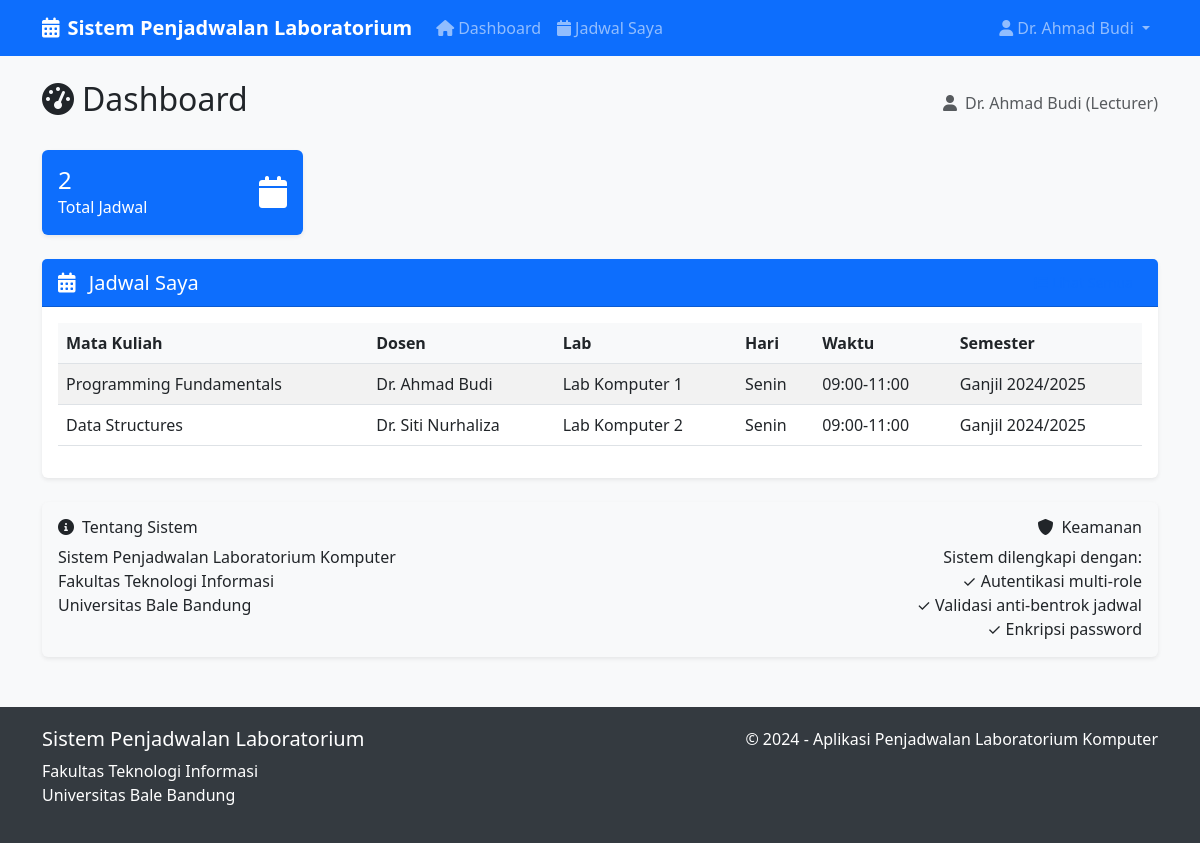
Before: /dashboard (signed in) with the older database file.
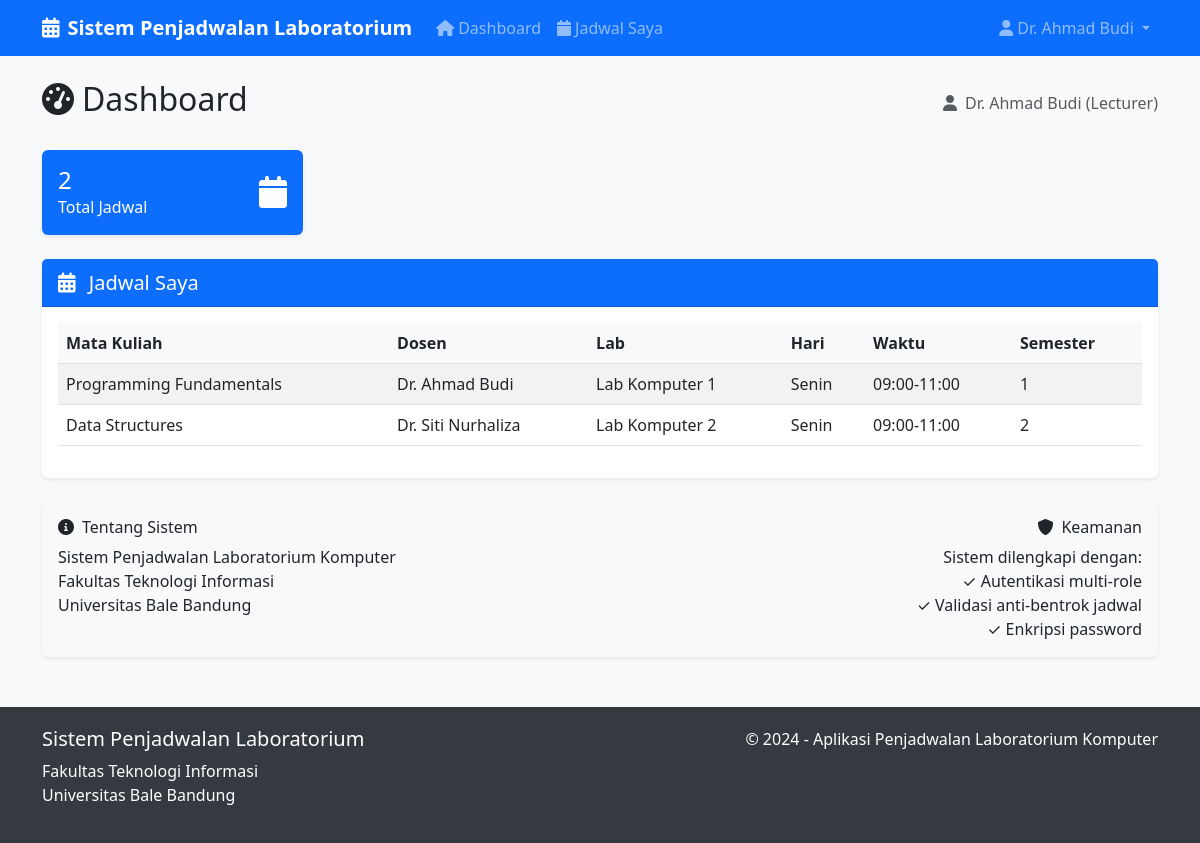
After: the same page with the newer database file.
### app.py (models this page shows)
class User(db.Model):
    id = db.Column(db.Integer, primary_key=True)
    username = db.Column(db.String(80), unique=True, nullable=False)
    password = db.Column(db.String(120), nullable=False)
    role = db.Column(db.String(20), nullable=False)  # admin, staff, lecturer
    full_name = db.Column(db.String(100), nullable=False)
    schedules = db.relationship('Schedule', backref='lecturer', lazy=True)

class Schedule(db.Model):
    id = db.Column(db.Integer, primary_key=True)
    course_id = db.Column(db.Integer, db.ForeignKey('course.id'), nullable=False)
    lecturer_id = db.Column(db.Integer, db.ForeignKey('user.id'), nullable=False)
    lab_id = db.Column(db.Integer, db.ForeignKey('lab.id'), nullable=False)
    day = db.Column(db.String(10), nullable=False)  # Senin, Selasa, etc.
    time_slot = db.Column(db.String(20), nullable=False)  # 08:00-10:00, etc.
    semester = db.Column(db.String(20), nullable=False)  # Ganjil 2024/2025, etc.
    created_at = db.Column(db.DateTime, default=datetime.utcnow)

class Course(db.Model):
    id = db.Column(db.Integer, primary_key=True)
    course_name = db.Column(db.String(100), nullable=False)
    schedules = db.relationship('Schedule', backref='course', lazy=True)

class Lab(db.Model):
    id = db.Column(db.Integer, primary_key=True)
    lab_name = db.Column(db.String(50), nullable=False)
    capacity = db.Column(db.Integer, nullable=False)
    schedules = db.relationship('Schedule', backref='laboratory', lazy=True)

### app.py (the view)
@app.route('/dashboard')
def dashboard():
    if 'user_id' not in session:
        return redirect(url_for('login'))
    user = User.query.get(session['user_id'])
    schedules = Schedule.query.all()
    return render_template('dashboard.html', user=user, schedules=schedules)

### templates/dashboard.html (shortened to what this page needs)
{% extends "base.html" %}
{% block content %}
<div class="row">
    <div class="col-12">
        <div class="d-flex justify-content-between align-items-center mb-4">
            <h2><i class="fas fa-tachometer-alt me-2"></i>Dashboard</h2>
            <div class="text-muted">
                <i class="fas fa-user me-2"></i>{{ user.full_name }} ({{ user.role.title() }})
            </div>
        </div>
    </div>
</div>
<div class="row mb-4">
    <div class="col-md-3">
        <div class="card bg-primary text-white">
            <div class="card-body">
                <div class="d-flex justify-content-between">
                    <div>
                        <h4 class="mb-0">{{ schedules|length }}</h4>
                        <p class="mb-0">Total Jadwal</p>
                    </div>
                    <div class="align-self-center">
                        <i class="fas fa-calendar fa-2x"></i>
                    </div>
                </div>
            </div>
        </div>
    </div>
</div>
<div class="row">
    <div class="col-12">
        <div class="card">
            <div class="card-header d-flex justify-content-between align-items-center">
                <h5 class="mb-0">
                    <i class="fas fa-calendar-alt me-2"></i>
                    {% if user.role == 'lecturer' %}Jadwal Saya{% else %}Overview Jadwal{% endif %}
                </h5>
                <a href="{{ url_for('schedules') }}" class="btn btn-sm btn-outline-primary">
                    <i class="fas fa-list me-1"></i>Lihat Semua
                </a>
            </div>
            <div class="card-body">
                {% if schedules %}
                    <div class="table-responsive">
                        <table class="table table-striped">
                            <thead>
                                <tr>
                                    <th>Mata Kuliah</th>
                                    <th>Dosen</th>
                                    <th>Lab</th>
                                    <th>Hari</th>
                                    <th>Waktu</th>
                                    <th>Semester</th>
                                </tr>
                            </thead>
                            <tbody>
                                {% for schedule in schedules[:5] %}
                                <tr>
                                    <td>{{ schedule.course.course_name }}</td>
                                    <td>{{ schedule.lecturer.full_name }}</td>
                                    <td>{{ schedule.laboratory.lab_name }}</td>
                                    <td>{{ schedule.day }}</td>
                                    <td>{{ schedule.time_slot }}</td>
                                    <td>{{ schedule.semester }}</td>
                                </tr>
                                {% endfor %}
                            </tbody>
                        </table>
                    </div>
                {% endif %}
            </div>
        </div>
    </div>
</div>
<div class="row mt-4">
    <div class="col-12">
        <div class="card bg-light">
            <div class="card-body">
                <div class="row">
                    <div class="col-md-6">
                        <h6><i class="fas fa-info-circle me-2"></i>Tentang Sistem</h6>
                        <p class="mb-0">Sistem Penjadwalan Laboratorium Komputer<br>
                        Fakultas Teknologi Informasi<br>
                        Universitas Bale Bandung</p>
                    </div>
                    <div class="col-md-6 text-md-end">
                        <h6><i class="fas fa-shield-alt me-2"></i>Keamanan</h6>
                        <p class="mb-0">Sistem dilengkapi dengan:<br>
                        ✓ Autentikasi multi-role<br>
                        ✓ Validasi anti-bentrok jadwal<br>
                        ✓ Enkripsi password</p>
                    </div>
                </div>
            </div>
        </div>
    </div>
</div>
{% endblock %}

### templates/base.html (shortened to what this page needs)
<!DOCTYPE html>
<html lang="id">
<head>
    <link href="https://cdn.jsdelivr.net/npm/bootstrap@5.3.0/dist/css/bootstrap.min.css" rel="stylesheet">
    <link href="https://cdnjs.cloudflare.com/ajax/libs/font-awesome/6.0.0/css/all.min.css" rel="stylesheet">
</head>
<body>
    <nav class="navbar navbar-expand-lg navbar-dark bg-primary">
        <div class="container">
            <a class="navbar-brand" href="{{ url_for('dashboard') }}">
                <i class="fas fa-calendar-alt me-2"></i>Sistem Penjadwalan Laboratorium
            </a>
            {% if session.user_id %}
            <div class="collapse navbar-collapse" id="navbarNav">
                <ul class="navbar-nav me-auto">
                    <li class="nav-item">
                        <a class="nav-link" href="{{ url_for('dashboard') }}">
                            <i class="fas fa-home me-1"></i>Dashboard
                        </a>
                    </li>
                    {% if session.role == 'lecturer' %}
                    <li class="nav-item">
                        <a class="nav-link" href="{{ url_for('schedules') }}">
                            <i class="fas fa-calendar me-1"></i>Jadwal Saya
                        </a>
                    </li>
                    {% endif %}
                </ul>
                <ul class="navbar-nav">
                    <li class="nav-item dropdown">
                        <a class="nav-link dropdown-toggle" href="#" role="button" data-bs-toggle="dropdown">
                            <i class="fas fa-user me-1"></i>{{ session.full_name }}
                        </a>
                    </li>
                </ul>
            </div>
            {% endif %}
        </div>
    </nav>
    <div class="container mt-4">
        {% block content %}{% endblock %}
    </div>
    <footer class="footer">
        <div class="container">
            <div class="row">
                <div class="col-md-6">
                    <h5>Sistem Penjadwalan Laboratorium</h5>
                    <p>Fakultas Teknologi Informasi<br>Universitas Bale Bandung</p>
                </div>
                <div class="col-md-6 text-md-end">
                    <p>&copy; 2024 - Aplikasi Penjadwalan Laboratorium Komputer</p>
                </div>
            </div>
        </div>
    </footer>
</body>
</html>

### templates/base.html (style rules this page uses)
body { background-color: #f8f9fa; }
.navbar-brand { font-weight: bold; }
.card { box-shadow: 0 0.125rem 0.25rem rgba(0, 0, 0, 0.075); border: none; }
.card-header { background-color: #0d6efd; color: white; font-weight: 600; }
.table th { background-color: #f8f9fa; border-top: none; }
.footer { background-color: #343a40; color: white; padding: 20px 0; margin-top: 50px; }

Changed rows visible on the page:
changed Schedule "Programming Fundamentals": semester "Ganjil 2024/2025" → "1"
changed Schedule "Data Structures": semester "Ganjil 2024/2025" → "2"
